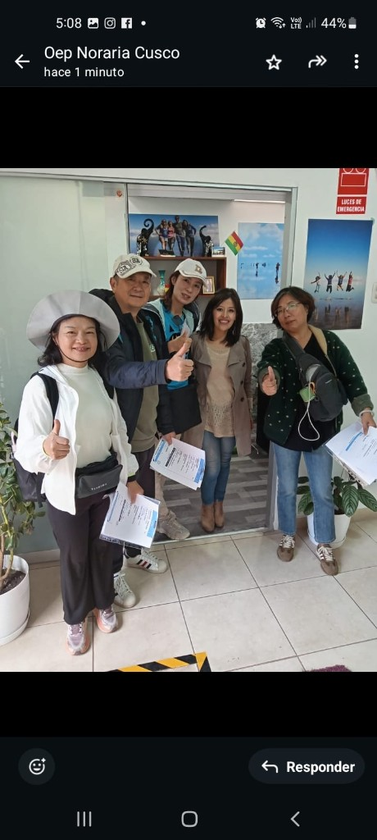
#> input picture scripts/gallery-sources/gallery-office-happy.png, 377 x 840 px, shrunk from 460 x 1024 before the run
$ python -i crop-images.py   (imports and definitions only)
#> lines starting #> are read from the running program, lines starting #| are printed output that depends on the picture
#> further down, picture is the input picture: PIL image 377x840 RGB; mean R, G, B 85.2, 86.1, 85
#!/usr/bin/env python3
"""Crop site photos: remove black screenshot bars and focus on upper-body framing."""

from __future__ import annotations

from pathlib import Path

from PIL import Image

IMAGES_DIR = Path(__file__).resolve().parent.parent / "public" / "images"
BLACK_THRESHOLD = 35


def is_dark_pixel(r: int, g: int, b: int) -> bool:
    return r <= BLACK_THRESHOLD and g <= BLACK_THRESHOLD and b <= BLACK_THRESHOLD


# [56 lines left out: functions trim_black_bars, crop_upper_body, not called in this run]


def save_jpeg(img: Image.Image, path: Path, quality: int = 90) -> None:
    rgb = img.convert("RGB")
    rgb.save(path, format="JPEG", quality=quality, optimize=True)


def extract_screenshot_photo(img: Image.Image) -> Image.Image:
    """Strip phone screenshot chrome and keep only the embedded photo."""
    rgb = img.convert("RGB")
    width, height = rgb.size
#> width = 377; height = 840

    top = next(
        (
            y
            for y in range(height)
            if sum(1 for x in range(0, width, 3) if is_dark_pixel(*rgb.getpixel((x, y)))) / (width // 3) < 0.15
        ),
        0,
    )
#> top = 168
    bottom = next(
        (
            y
            for y in range(height - 1, -1, -1)
            if sum(1 for x in range(0, width, 3) if is_dark_pixel(*rgb.getpixel((x, y)))) / (width // 3) < 0.15
        ),
        height - 1,
    )
#> bottom = 671

    photo = rgb.crop((0, top, width, bottom + 1))
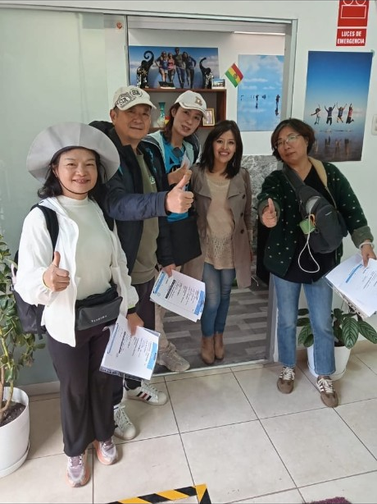
#> photo: PIL image 377x504 RGB; mean R, G, B 135.2, 134.8, 131.7
    photo_width, photo_height = photo.size
#> photo_width = 377; photo_height = 504

    left = 0
    while left < photo_width:
        if any(not is_dark_pixel(*photo.getpixel((left, y))) for y in range(0, photo_height, 3)):
            break
        left += 1
#> after the loop, left = 0

    right = photo_width - 1
#> right = 376
    while right > left:
        if any(not is_dark_pixel(*photo.getpixel((right, y))) for y in range(0, photo_height, 3)):
            break
        right -= 1
#> this loop made 1 pass
#> after the loop, right = 376

    return photo.crop((left, 0, right + 1, photo_height))


# [27 lines left out: functions process_gallery_office_happy, process_gallery_office_entrance, process_gallery_passports, process_team, not called in this run]


def main() -> None:
    process_team()
    print("Cropped team image.")


# [2 lines not run here, left out]

>>> from PIL import Image
>>> picture = Image.open('gallery-sources/gallery-office-happy.png')
>>> result = extract_screenshot_photo(picture)
